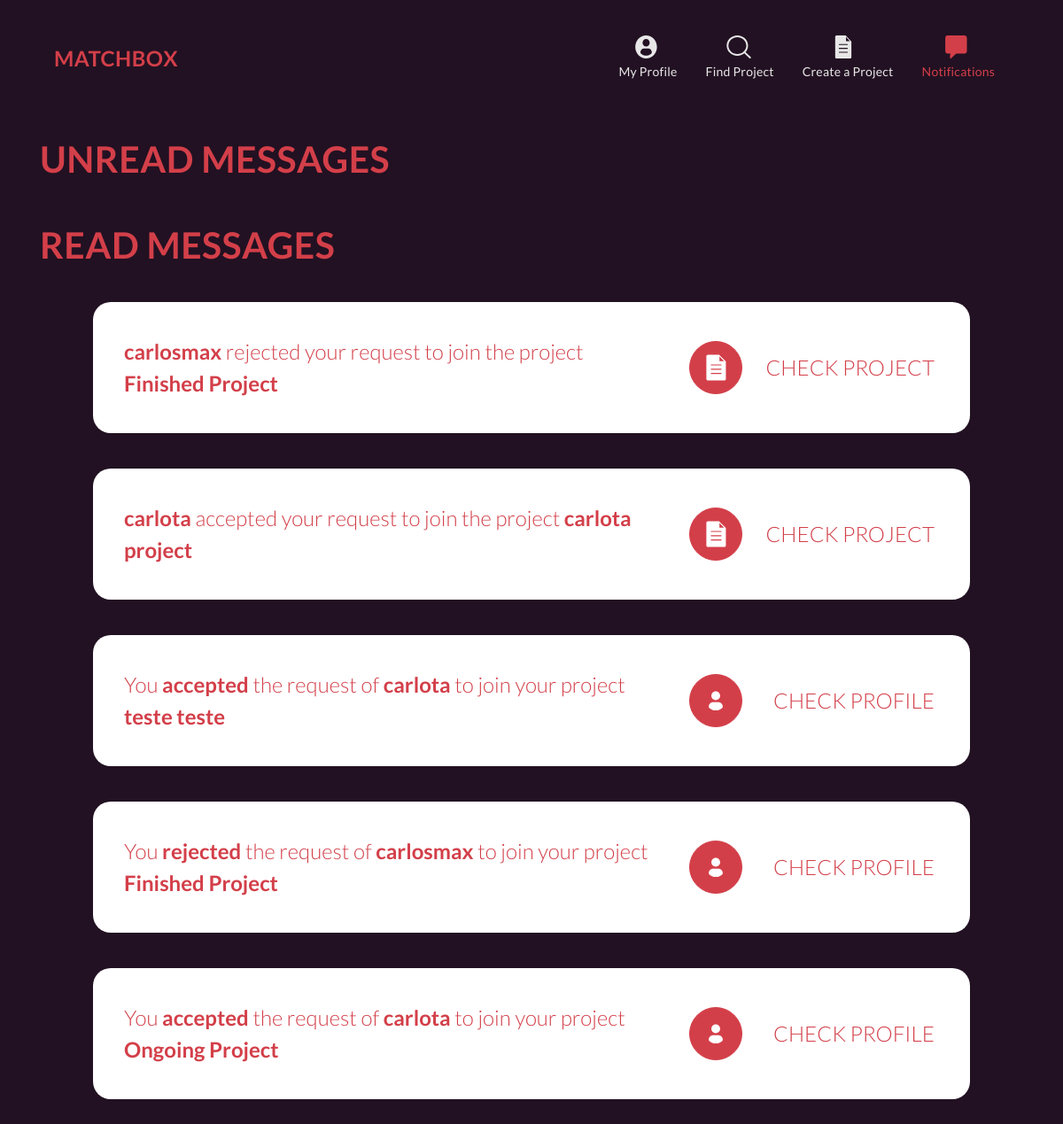
The app's page /notifications/ (signed in) with its own data.
### matchcore/models.py (models this page shows, shortened)
class Notification(models.Model):
    TYPE = [
        ('JR', 'Join Request'),
        ('RS', 'Request State'),
    ]
    sender = models.ForeignKey(Person, related_name='sent_notifications', on_delete=models.CASCADE)
    receiver = models.ForeignKey(Person, related_name='received_notifications', on_delete=models.CASCADE)
    project = models.ForeignKey(Project, on_delete=models.CASCADE)
    type = models.CharField(max_length=2, choices=TYPE)
    read = models.BooleanField(default=False)
    accepted = models.BooleanField(default=False)
    interacted = models.BooleanField(default=False)

class Person(models.Model):
    user = models.OneToOneField(User, on_delete=models.CASCADE)
    img = models.ImageField(upload_to='images/users', default='')
    nationality = models.CharField(max_length=20, default='Unknown')
    phone = models.CharField(max_length=10, default='None')
    discord = models.CharField(max_length=30, default='None')
    tags = models.ManyToManyField(UserTag)

class Project(models.Model):
    STATE = [
        ('O', 'Ongoing'),
        ('A', 'Archived'),
    ]
    title = models.CharField(max_length=50)
    small_description = models.CharField(max_length=100)
    big_description = models.CharField(max_length=1000)
    img = models.ImageField(upload_to='images/projects', default='')
    state = models.CharField(max_length=1, choices=STATE)
    tags = models.ManyToManyField(ProjectTag)
    participants = models.ManyToManyField(Person, through='ProjectParticipation')

### matchcore/views.py (the view)
# urls.py: path('notifications/', views.notifications_page, name="notifications"),
def notifications_page(request):
    if request.user.is_authenticated:
        user = request.user
        notifications_received = user.person.received_notifications.all()
        read_notifications = notifications_received.filter(read=True)
        unread_notifications = notifications_received.filter(read=False)
        read_notifications = list(read_notifications)
        unread_notifications = list(unread_notifications)
        read_notifications.reverse()
        unread_notifications.reverse()
        notifications_received.update(read=True)
        context = {
            'read_notifications': read_notifications,
            'unread_notifications': unread_notifications,
        }
        return render(request, 'matchcore/notifications_page.html', context)
    else:
        return redirect(login_page)

### matchcore/templatetags/matchcore_tags.py (called while the page is built)
@register.simple_tag
def is_active_un(request, url, un):
    if request.path in reverse(url, args=[un]): #fixme
        return "active"
    return ""

@register.simple_tag
def is_active(request, url):
    if request.path in reverse(url): #fixme
        return "active"
    return ""

### matchcore/templates/matchcore/notifications_page.html (shortened to what this page needs)
{% extends "matchcore/layout_nav.html" %}
{% load static %}
{% block main %}
<div class="container">
	<h1 class="mt-5">Unread messages</h1>
	<h1 class="mt-5">Read messages</h1>
	<div class="message-list">
		{% for n in read_notifications %}
		<div class="row read-message">
			{% if n.type == 'RS' %}
				<div class="col-8">
					<strong>{{n.sender.user.username}}</strong> {%if n.accepted%}accepted {%else%}rejected {%endif%} your request to join the project <strong>{{n.project.title}}</strong>
				</div>
				<div class="col message-buttons">
					<a href="{% url 'project_page' n.project.id %}" class="message-button btn btn-primary"><img class="prj" src="{% static 'matchcore/images/project_white.svg' %}"></a>
					<div class="message-button-desc">Check project</div>
				</div>
			{% else %}
				{% if n.interacted %}
					<div class="col-8">
						You <strong>{%if n.accepted%}accepted {%else%}rejected {%endif%}</strong> the request of <strong>{{n.sender.user.username}}</strong> to join your project <strong>{{n.project.title}}</strong>
					</div>
					<div class="col message-buttons">
						<a href="{% url 'project_page' n.project.id %}" class="message-button btn btn-primary"><img class="prj" src="{% static 'matchcore/images/profile_white.svg' %}"></a>
						<div class="message-button-desc">Check profile</div>
					</div>
				{% endif %}
			{% endif %}
		</div>
		{% endfor %}
	</div>
</div>
{% endblock %}

### records on screen
Notification: sender.user.username "carlosmax", accepted "rejected", project "Finished Project"
Notification: sender.user.username "carlota", accepted "accepted", project "carlota project"
Notification: accepted "accepted", sender.user.username "carlota", project "teste teste"
Notification: accepted "rejected", sender.user.username "carlosmax", project "Finished Project"
Notification: accepted "accepted", sender.user.username "carlota", project "Ongoing Project"
